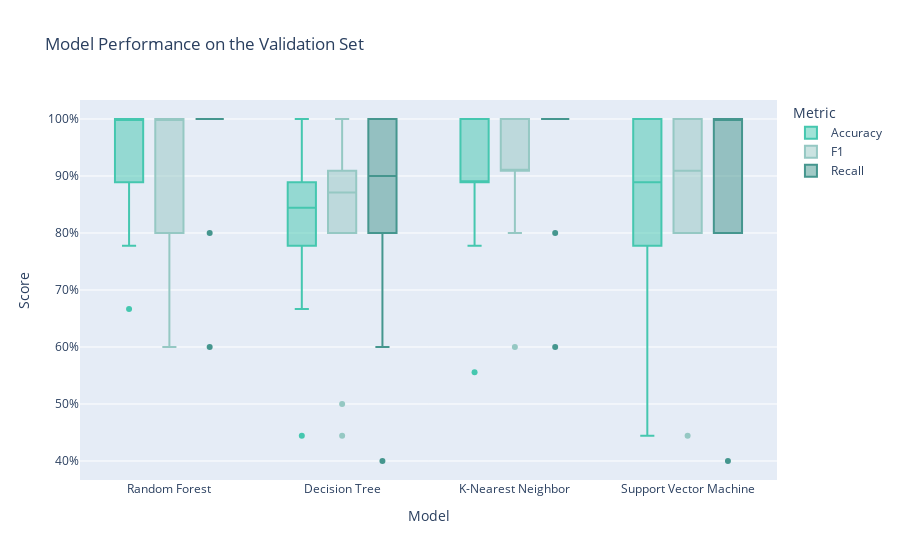

Notebook code for this chart:
### Code cell
# Boxplot of cross-validation scores:

# SVM
cv_scores_SVM_using_accuracy_dict = pd.DataFrame(data={'Score': cv_scores_SVM_using_accuracy, 'Metric': 'Accuracy', 'Model': 'Support Vector Machine'})
cv_scores_SVM_using_f1_dict = pd.DataFrame(data={'Score': cv_scores_SVM_using_f1, 'Metric': 'F1', 'Model': 'Support Vector Machine'})
cv_scores_SVM_using_recall_dict = pd.DataFrame(data={'Score': cv_scores_SVM_using_recall, 'Metric': 'Recall', 'Model': 'Support Vector Machine'})
SVM_dataframe = pd.concat([cv_scores_SVM_using_accuracy_dict, cv_scores_SVM_using_f1_dict, cv_scores_SVM_using_recall_dict], axis=0)

# KNN
cv_scores_KNN_using_accuracy_dict = pd.DataFrame(data={'Score': cv_scores_KNN_using_accuracy, 'Metric': 'Accuracy', 'Model': 'K-Nearest Neighbor'})
cv_scores_KNN_using_f1_dict = pd.DataFrame(data={'Score': cv_scores_KNN_using_f1, 'Metric': 'F1', 'Model': 'K-Nearest Neighbor'})
cv_scores_KNN_using_recall_dict = pd.DataFrame(data={'Score': cv_scores_KNN_using_recall, 'Metric': 'Recall', 'Model': 'K-Nearest Neighbor'})
KNN_dataframe = pd.concat([cv_scores_KNN_using_accuracy_dict, cv_scores_KNN_using_f1_dict, cv_scores_KNN_using_recall_dict], axis=0)

# DT
cv_scores_DT_using_accuracy_dict = pd.DataFrame(data={'Score': cv_scores_DT_using_accuracy, 'Metric': 'Accuracy', 'Model': 'Decision Tree'})
cv_scores_DT_using_f1_dict = pd.DataFrame(data={'Score': cv_scores_DT_using_f1, 'Metric': 'F1', 'Model': 'Decision Tree'})
cv_scores_DT_using_recall_dict = pd.DataFrame(data={'Score': cv_scores_DT_using_recall, 'Metric': 'Recall', 'Model': 'Decision Tree'})
DT_dataframe = pd.concat([cv_scores_DT_using_accuracy_dict, cv_scores_DT_using_f1_dict, cv_scores_DT_using_recall_dict], axis=0)

# RF
cv_scores_RF_using_accuracy_dict = pd.DataFrame(data={'Score': cv_scores_RF_using_accuracy, 'Metric': 'Accuracy', 'Model': 'Random Forest'})
cv_scores_RF_using_f1_dict = pd.DataFrame(data={'Score': cv_scores_RF_using_f1, 'Metric': 'F1', 'Model': 'Random Forest'})
cv_scores_RF_using_recall_dict = pd.DataFrame(data={'Score': cv_scores_RF_using_recall, 'Metric': 'Recall', 'Model': 'Random Forest'})
RF_dataframe = pd.concat([cv_scores_RF_using_accuracy_dict, cv_scores_RF_using_f1_dict, cv_scores_RF_using_recall_dict], axis=0)


plot_df=pd.concat([SVM_dataframe, KNN_dataframe, DT_dataframe, RF_dataframe], axis=0)
plot_df['Score']=plot_df.Score.mul(100)
fig = px.box(plot_df, x="Model", y="Score", color="Metric", 
             title="Model Performance on the Validation Set",
             color_discrete_sequence = ['#45c7af', '#95C8C3','#45968E'])
fig.update_layout(xaxis_title='Model', yaxis_ticksuffix='%')
fig.update_xaxes(categoryorder='median descending')
fig.show()

### Figure 1 — Plotly figure (JSON) as saved in the notebook; plotly's stock layout.template omitted (floating-point values rounded to 4 significant figures)
{"data": [{"alignmentgroup": "True", "hovertemplate": "Metric=Accuracy<br>Model=%{x}<br>Score=%{y}<extra></extra>", "legendgroup": "Accuracy", "marker": {"color": "#45c7af"}, "name": "Accuracy", "notched": false, "offsetgroup": "Accuracy", "orientation": "v", "showlegend": true, "type": "box", "x": ["Support Vector Machine", "Support Vector Machine", "Support Vector Machine", "Support Vector Machine", "Support Vector Machine", "Support Vector Machine", "Support Vector Machine", "Support Vector Machine", "Support Vector Machine", "Support Vector Machine", "K-Nearest Neighbor", "K-Nearest Neighbor", "K-Nearest Neighbor", "K-Nearest Neighbor", "K-Nearest Neighbor", "K-Nearest Neighbor", "K-Nearest Neighbor", "K-Nearest Neighbor", "K-Nearest Neighbor", "K-Nearest Neighbor", "Decision Tree", "Decision Tree", "Decision Tree", "Decision Tree", "Decision Tree", "Decision Tree", "Decision Tree", "Decision Tree", "Decision Tree", "Decision Tree", "Random Forest", "Random Forest", "Random Forest", "Random Forest", "Random Forest", "Random Forest", "Random Forest", "Random Forest", "Random Forest", "Random Forest"], "x0": " ", "xaxis": "x", "y": [90, 88.89, 88.89, 44.44, 100, 77.78, 100, 100, 77.78, 88.89, 90, 100, 88.89, 55.56, 100, 77.78, 100, 88.89, 88.89, 88.89, 80, 88.89, 77.78, 44.44, 100, 66.67, 100, 88.89, 77.78, 88.89, 90, 100, 100, 66.67, 100, 77.78, 100, 100, 88.89, 100], "y0": " ", "yaxis": "y"}, {"alignmentgroup": "True", "hovertemplate": "Metric=F1<br>Model=%{x}<br>Score=%{y}<extra></extra>", "legendgroup": "F1", "marker": {"color": "#95C8C3"}, "name": "F1", "notched": false, "offsetgroup": "F1", "orientation": "v", "showlegend": true, "type": "box", "x": ["Support Vector Machine", "Support Vector Machine", "Support Vector Machine", "Support Vector Machine", "Support Vector Machine", "Support Vector Machine", "Support Vector Machine", "Support Vector Machine", "Support Vector Machine", "Support Vector Machine", "K-Nearest Neighbor", "K-Nearest Neighbor", "K-Nearest Neighbor", "K-Nearest Neighbor", "K-Nearest Neighbor", "K-Nearest Neighbor", "K-Nearest Neighbor", "K-Nearest Neighbor", "K-Nearest Neighbor", "K-Nearest Neighbor", "Decision Tree", "Decision Tree", "Decision Tree", "Decision Tree", "Decision Tree", "Decision Tree", "Decision Tree", "Decision Tree", "Decision Tree", "Decision Tree", "Random Forest", "Random Forest", "Random Forest", "Random Forest", "Random Forest", "Random Forest", "Random Forest", "Random Forest", "Random Forest", "Random Forest"], "x0": " ", "xaxis": "x", "y": [90.91, 90.91, 90.91, 44.44, 100, 80.0, 100, 100, 80.0, 90.91, 90.91, 100, 90.91, 60, 100, 80.0, 100, 90.91, 90.91, 90.91, 90.91, 90.91, 80.0, 44.44, 100, 50, 100, 90.91, 80.0, 83.33, 90.91, 100, 100, 60, 100, 80.0, 100, 100, 80.0, 100], "y0": " ", "yaxis": "y"}, {"alignmentgroup": "True", "hovertemplate": "Metric=Recall<br>Model=%{x}<br>Score=%{y}<extra></extra>", "legendgroup": "Recall", "marker": {"color": "#45968E"}, "name": "Recall", "notched": false, "offsetgroup": "Recall", "orientation": "v", "showlegend": true, "type": "box", "x": ["Support Vector Machine", "Support Vector Machine", "Support Vector Machine", "Support Vector Machine", "Support Vector Machine", "Support Vector Machine", "Support Vector Machine", "Support Vector Machine", "Support Vector Machine", "Support Vector Machine", "K-Nearest Neighbor", "K-Nearest Neighbor", "K-Nearest Neighbor", "K-Nearest Neighbor", "K-Nearest Neighbor", "K-Nearest Neighbor", "K-Nearest Neighbor", "K-Nearest Neighbor", "K-Nearest Neighbor", "K-Nearest Neighbor", "Decision Tree", "Decision Tree", "Decision Tree", "Decision Tree", "Decision Tree", "Decision Tree", "Decision Tree", "Decision Tree", "Decision Tree", "Decision Tree", "Random Forest", "Random Forest", "Random Forest", "Random Forest", "Random Forest", "Random Forest", "Random Forest", "Random Forest", "Random Forest", "Random Forest"], "x0": " ", "xaxis": "x", "y": [100, 100, 100, 40, 100, 80, 100, 100, 80, 100, 100, 100, 100, 60, 100, 80, 100, 100, 100, 100, 100, 100, 80, 60, 100, 40, 100, 80, 80, 100, 100, 100, 100, 60, 100, 80, 100, 100, 100, 100], "y0": " ", "yaxis": "y"}], "layout": {"boxmode": "group", "legend": {"title": {"text": "Metric"}, "tracegroupgap": 0}, "title": {"text": "Model Performance on the Validation Set"}, "xaxis": {"anchor": "y", "categoryorder": "median descending", "domain": [0, 1], "title": {"text": "Model"}}, "yaxis": {"anchor": "x", "domain": [0, 1], "ticksuffix": "%", "title": {"text": "Score"}}}}
